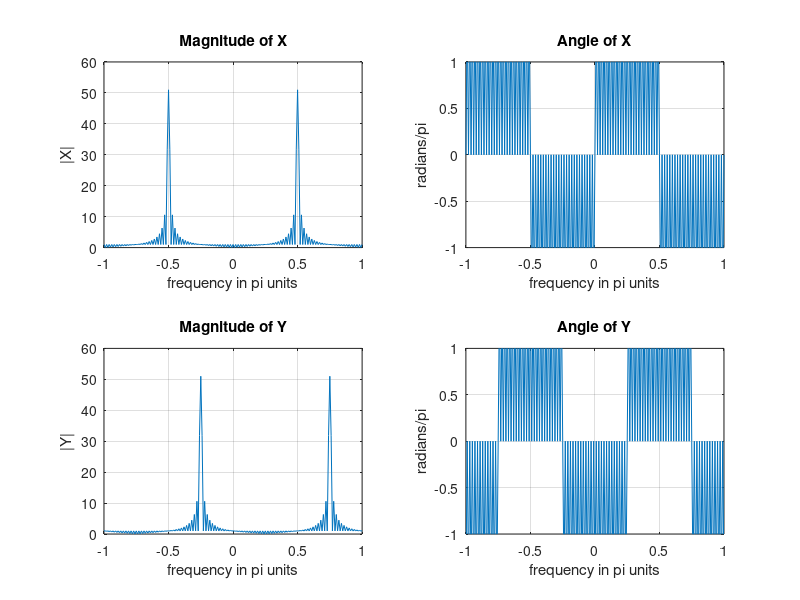

The MATLAB script that drew this image: (Note: this script raises an error after producing the figure.)
%% DFT element wise
w = (0:1:500)*pi/500;
X = exp(1j*w)./ (exp(1j*w) - 0.5*ones(1,501));
magX = abs(X); angX = angle(X); realX = real(X); imagX = imag(X);
subplot(2,2,1); plot(w/pi, magX); grid;
xlabel('frequency in pi units'); 
title('Magnitude Part'); ylabel('Magnitude');
subplot(2,2,3); plot(w/pi, angX); grid;
xlabel('frequency in pi units'); 
title('Angle Part'); ylabel('Radians');
subplot(2,2,2); plot(w/pi, realX); grid;
xlabel('frequency in pi units'); 
title('Real Part'); ylabel('Real');
subplot(2,2,4); plot(w/pi, imagX); grid;
xlabel('frequency in pi units'); 
title('Imaginary Part'); ylabel('Imaginary');

%% DFT with matrix multiplication
n = -1:3; x = 1:5; k = 0:500; w = (pi/500)*k;
X = x * (exp(-1j*pi/500)) .^ (n'*k);
magX = abs(X); angX = angle(X);
realX = real(X); imagX = imag(X);
subplot(2,2,1); plot(k/500,magX); grid
xlabel('frequency in pi units'); title('Magnitude part');
subplot(2,2,3); plot(k/500, angX/pi); grid;
xlabel('frequency in pi units'); title('Angle part');
subplot(2,2,2); plot(k/500, realX); grid;
xlabel('frequency in pi units'); title('Real part');
subplot(2,2,4); plot(k/500, imagX); grid;
xlabel('frequency in pi units'); title('Imaginary part');

%% DFT periodicity
n = 0:10; k = -200:200; 
x = (0.9*exp(1j*pi/3)).^n;
w = (pi/100)*k;
X = x * (exp(-1j*pi/100)) .^ (n'*k);
magX = abs(X); angX = angle(X);
subplot(2,1,1); plot(w/pi,magX); grid
xlabel('frequency in pi units'); title('|X|');
subplot(2,1,2); plot(w/pi, angX); grid;
xlabel('frequency in pi units'); title('Angle part');

%% x(n) = 0.9^n; -10 <= n <= 10;
n = -10:10; x = (-0.9).^abs(n); k = -50:50;
w = (pi/50)*k;
X = x * (exp(-1j*pi/50)) .^ (n'*k);
magX = abs(X); angX = angle(X);
subplot(2,1,1); plot(w/pi,magX); grid; axis([-1 1 0 30]);
xlabel('frequency in pi units'); title('|X|');
subplot(2,1,2); plot(w/pi, angX); grid; axis([-1 1 -1 1]);
xlabel('frequency in pi units'); title('Angle part');

%% DFT of sine
n = -20:20; k = -50:50;
w = pi/50*k;
x = cos(pi/2*n);
X = x * (exp(-1j*pi/50)) .^ (n'*k);
subplot(2,1,1); plot(w/pi, abs(X)); grid; axis([-1 1 0 25])
xlabel('frequency in pi units'); title('|X|');
subplot(2,1,2); plot(w/pi, angle(X)); grid; axis([-1 1 -1 1])
xlabel('frequency in pi units'); title('Angle part');

%% DFT of exponential sequence
n = -10:10; k = -50:50;
w = pi/50*k;
x = exp(1j*3*pi/4*n);
X = x * (exp(-1j*pi/50)).^(n'*k);
subplot(2,1,1); plot(w/pi, abs(X)); grid; axis([-1 1 0 25])
xlabel('frequency in pi units'); title('|X|');
subplot(2,1,2); plot(w/pi, angle(X)); grid; axis([-1 1 -1 1])
xlabel('frequency in pi units'); title('Angle part');

%% Linearity of Fourier Transform
x1 = rand(1,11); x2 = rand(1,11); n = 0:10;
alpha = 2; beta = 3; k=0:500; w = (pi/500)*k;
X1 = x1*(exp(-1j*pi/500)).^(n'*k);
X2 = x2*(exp(-1j*pi/500)).^(n'*k);
x = alpha*x1 + beta*x2;
X = x * (exp(-1j*pi/500)).^(n'*k);
X_check = alpha*X1+beta*X2;
max(abs(X-X_check))

%% Timeshift property of Fourier Transform
n = 0:10; x = rand(1,11);
k = 0:500; w = (pi/500)*k;
X = x * (exp(-1j*pi/500)).^(n'*k);
% signal shifted by two samples
y = x; m = n + 2;
Y = y * (exp(-1j*pi/500)).^(m'*k);
% verification
Y_check = (exp(-1j*2).^w).*X;
max(abs(Y-Y_check))

%% Frequency shift property of Fourier Transform
n = 0:100; x = cos(pi*n/2);
k = -100:100; w = (pi/100)*k;
X = x * (exp(-1j*pi/100)).^(n'*k);
y = exp(1j*pi*n/4).*x;
Y = y * (exp(-1j*pi/100)).^(n'*k);
% Graphical verification
subplot(2,2,1); plot(w/pi, abs(X)); grid; axis([-1 1 0 60]);
xlabel('frequency in pi units'); ylabel('|X|'); title('Magnitude of X');
subplot(2,2,2); plot(w/pi, angle(X)); grid; axis([-1 1 -1 1]);
xlabel('frequency in pi units'); ylabel('radians/pi'); title('Angle of X');
subplot(2,2,3); plot(w/pi, abs(Y)); grid; axis([-1 1 0 60]);
xlabel('frequency in pi units'); ylabel('|Y|'); title('Magnitude of Y');
subplot(2,2,4); plot(w/pi, angle(Y)); grid; axis([-1 1 -1 1]);
xlabel('frequency in pi units'); ylabel('radians/pi'); title('Angle of Y');

%% Verify conjugation
n = -5:10; x = rand(1,length(n)) + 1j*rand(1,length(n));
k = -100:100;
X = x * (exp(-1j*pi/100)).^(n'*k);
y = conj(x);
Y = y * (exp(-1j*pi/100)).^(n'*k);
Y_check = conj(fliplr(X));
max(abs(Y-Y_check))

%% Verify folding in time domain
n = -5:10; x = rand(1,length(n)); k = -100:100;
X = x * (exp(-1j*pi/100)).^(n'*k);
y = fliplr(x); m = -fliplr(n);
Y = y * (exp(-1j*pi/100)).^(m'*k);
Y_check = fliplr(X);
max(abs(Y-Y_check))

%% Check real signals
n = -5:10; x = sin(pi*n/2);
k = -100:100; w = (pi/100)*k;
X = x * (exp(-1j*pi/100)).^(n'*k);
[xe,xo,m] = evenodd(x,n);
XE = xe * (exp(-1j*pi/100)).^(m'*k);
XO = xo * (exp(-1j*pi/100)).^(m'*k);
XR = real(X);
XI = imag(X);
max(abs(XE-XR))
max(abs(XO-1j*XI))
% graphical verification
subplot(2,2,1); plot(w/pi, XR); grid; axis([-1 1 -2 2]);
xlabel('frequency in pi units'); ylabel('|X|'); title('Magnitude of X');
subplot(2,2,2); plot(w/pi, XI); grid; axis([-1 1 -10 10]);
xlabel('frequency in pi units'); ylabel('radians/pi'); title('Angle of X');
subplot(2,2,3); plot(w/pi, real(XE)); grid; axis([-1 1 -2 2]);
xlabel('frequency in pi units'); ylabel('|XE|'); title('Magnitude of XE');
subplot(2,2,4); plot(w/pi, imag(XO)); grid; axis([-1 1 -10 10]);
xlabel('frequency in pi units'); ylabel('radians/pi'); title('Angle of XE');
